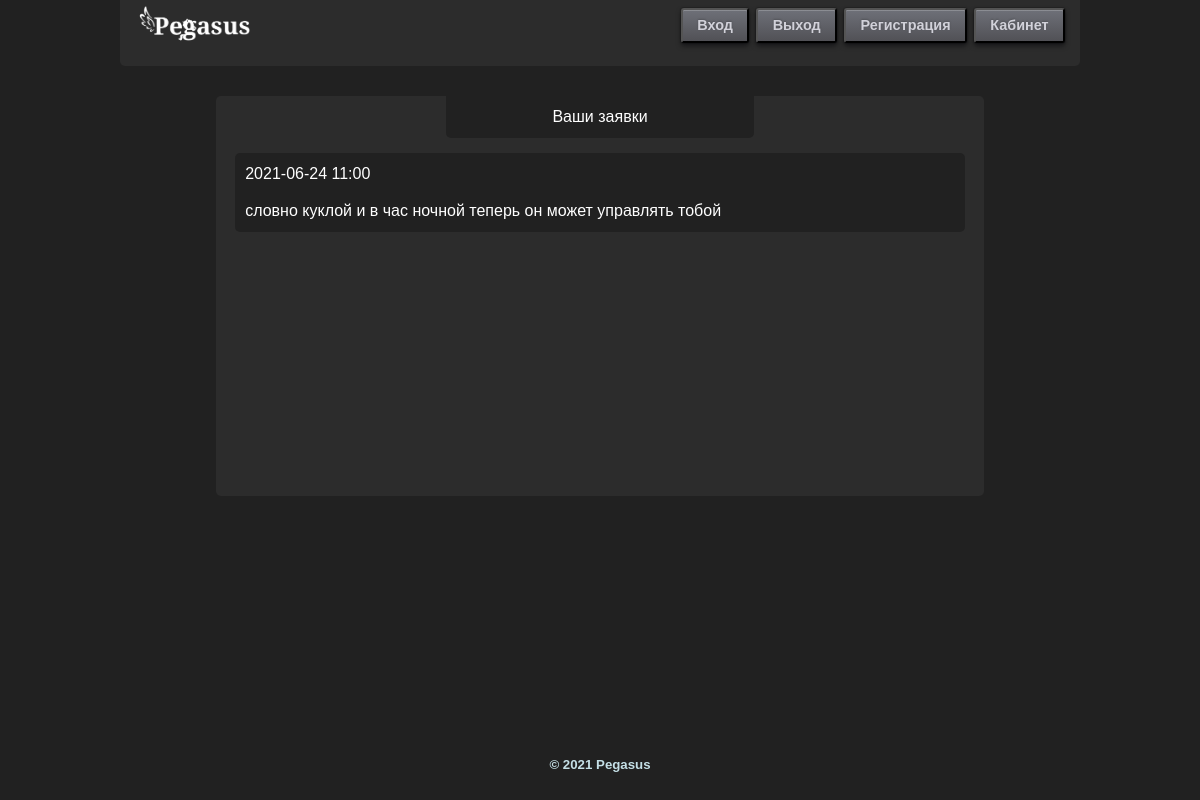
Page /personal_area (signed in) on the earlier database version.
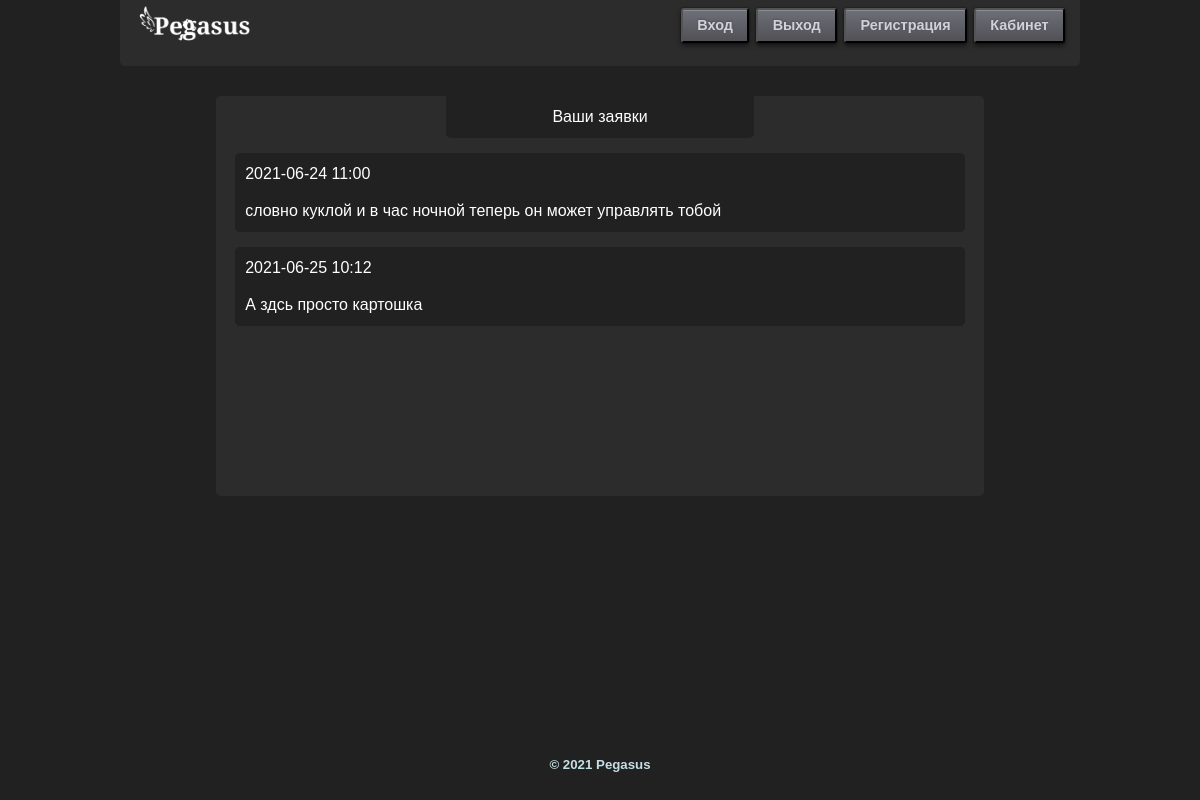
Same page on the later database version.
### db/db_models.py (models this page shows)
class Dates(db.Model):
    id = db.Column(db.INTEGER, primary_key=True, autoincrement=True)
    date = db.Column(db.TEXT(10), unique=True)

class Requests(db.Model):
    id = db.Column(db.INTEGER, primary_key=True, autoincrement=True)
    user = db.Column(db.TEXT(USER_LENGTH), nullable=False)
    time = db.Column(db.TEXT(5), nullable=False)
    pers_data = db.Column(db.TEXT(PERS_DATA_LENGTH))
    comment = db.Column(db.TEXT(200))
    id_dates = db.Column(db.INTEGER, nullable=False)

### app.py (the view)
@app.route('/personal_area')
@login_required
def personal_area():
    return render_template('personal_area.html', form=reqs.user_list_of_request(current_user.user))

### app.py (called while the page is built)
@login_manager.user_loader
def load_user(user_id):
    return User.query.get(int(user_id))

### db/db_requests.py (called while the page is built)
def user_list_of_request(username: str):
    requests = Requests.query.filter_by(user=username).all()
    res = []
    if not requests:
        return {MessagesEnum.exist: False}
    for req in requests:
        date = Dates.query.filter_by(id=req.id_dates).first()
        res.append({'date': date.date, 'time': req.time, 'comment': req.comment})
    return {MessagesEnum.exist: True, "requests": res}

### templates/personal_area.html
{% extends 'base.html' %}
{% block content %}
<div class="app">
<div class="personal_area_wind">
    <div class="title_of_personal_area">
        Ваши заявки
    </div>
    <div class="personal_area_reqs">
        {% if form.get('exist') %}
            {% for f in form.get('requests') %}
                <div class="personal_area_req">
                    <div class="personal_area_req_datatime">
                        {{f.get('date')}}
                        {{f.get('time')}}
                    </div>
                    <div class="personal_area_req_comment">
                        {{f.get('comment')}}
                    </div>
                </div>
            {% endfor %}
        {% else %}
            <div class="personal_area_req">
                У вас нет ни одной завки(
            </div>
        {% endif %}
    </div>
</div>
</div>
{% endblock %}

### templates/base.html (shortened to what this page needs)
<!DOCTYPE html>
<html lang="en">
<head>
    <link rel="stylesheet" href="../static/style.css">
</head>
<body>
<div class="app">
    {% include 'header.html' %}
    {% block content %}
    {% endblock %}
    {% include 'footer.html' %}

### templates/header.html
<header class="header-global">
    <nav class="navbar">
        <div class="container">
            <a href="{{ url_for('includes') }}">
                <img src="../static/img/logo.png" alt="Pegasus" width="120">
            </a>
            <div class="button_nav">
                <a href="{{ url_for('login') }}"><button class="log_in">Вход</button></a>
                <a href="{{ url_for('logout') }}"><button class="log_out">Выход</button></a>
                <a href="{{ url_for('registration') }}"><button class="sign_up">Регистрация</button></a>
                <a href="{{ url_for('personal_area') }}"><button class="personal_area_button">Кабинет</button></a>
            </div>
        </div>
    </nav>
</header>

### templates/footer.html (shortened to what this page needs)
                <div class="footer">
                    <h5>© 2021 Pegasus</h5>
                </div>
        </div>
    </body>
</html>

### static/style.css (style rules this page uses)
* { margin: 0; padding: 0; box-sizing: border-box; }
a { text-decoration: none; }
html, body { width: 100%; min-height: 100%; height: 100%; background-color: #212121; }
.app { padding: 0 10%; font-family: Raleway, sans-serif; font-size: 1rem; line-height: 22px; font-weight: 400; color: #fff; margin: 0; width: 100%; height: 100%; display: flex; flex-direction: column; }
.navbar { padding: 0 0 15px; width: 100%; background-color: #2c2c2c; align-items: center; display: flex; position: relative; margin: auto; border-bottom-left-radius: 5px; border-bottom-right-radius: 5px; }
.button_nav { display: flex; }
.container { width: 100%; padding-right: 15px; padding-left: 15px; margin-right: auto; margin-left: auto; display: flex; justify-content: space-between; align-items: center; flex-wrap: wrap; }
button.sign_up, button.log_in, button.log_out, button.personal_area_button { margin-left: 7px; }
button.new_req, button.sign_up, button.log_in, button.log_out, button.personal_area_button, button.new_user { position: relative; display: inline-block; font-size: 90%; font-weight: 700; color: rgb(209,209,217); text-decoration: none; text-shadow: 0 -1px 2px rgba(0,0,0,.2); padding: .5em 1em; outline: none; border-radius: 3px; background: linear-gradient(rgb(110,112,120), rgb(81,81,86)) rgb(110,112,120); box-shadow: 0 1px rgba(255,255,255,.2) inset, 0 3px 5px rgba(0,1,6,.5), 0 0 1px 1px rgba(0,1,6,.2); transition: .2s ease-in-out; cursor: pointer; }
.footer { margin-top: 50px; flex: 0 0 70px; color: #c4dfe6; background-color: #212121; height: 130px; width: 100%; display: flex; justify-content: space-around; align-items: center; }
.personal_area_wind { min-height: 400px; background-color: #2c2c2c; border-radius: 5px; margin-top: 30px; }
.title_of_personal_area { width: 40%; text-align: center; background-color: #212121; margin: auto; padding: 10px; border-bottom-left-radius: 5px; border-bottom-right-radius: 5px; }
.personal_area_req { width: 95%; height: auto; display: flex; flex-direction: column; background-color: #212121; margin: auto; margin-top: 15px!important; border-radius: 5px; padding: 10px; }
.personal_area_req_comment { margin-top: 15px; }

Differences in the rows shown:
added Dates: get "2021-06-25"
added Requests: get "10:12", get "А здсь просто картошка"
